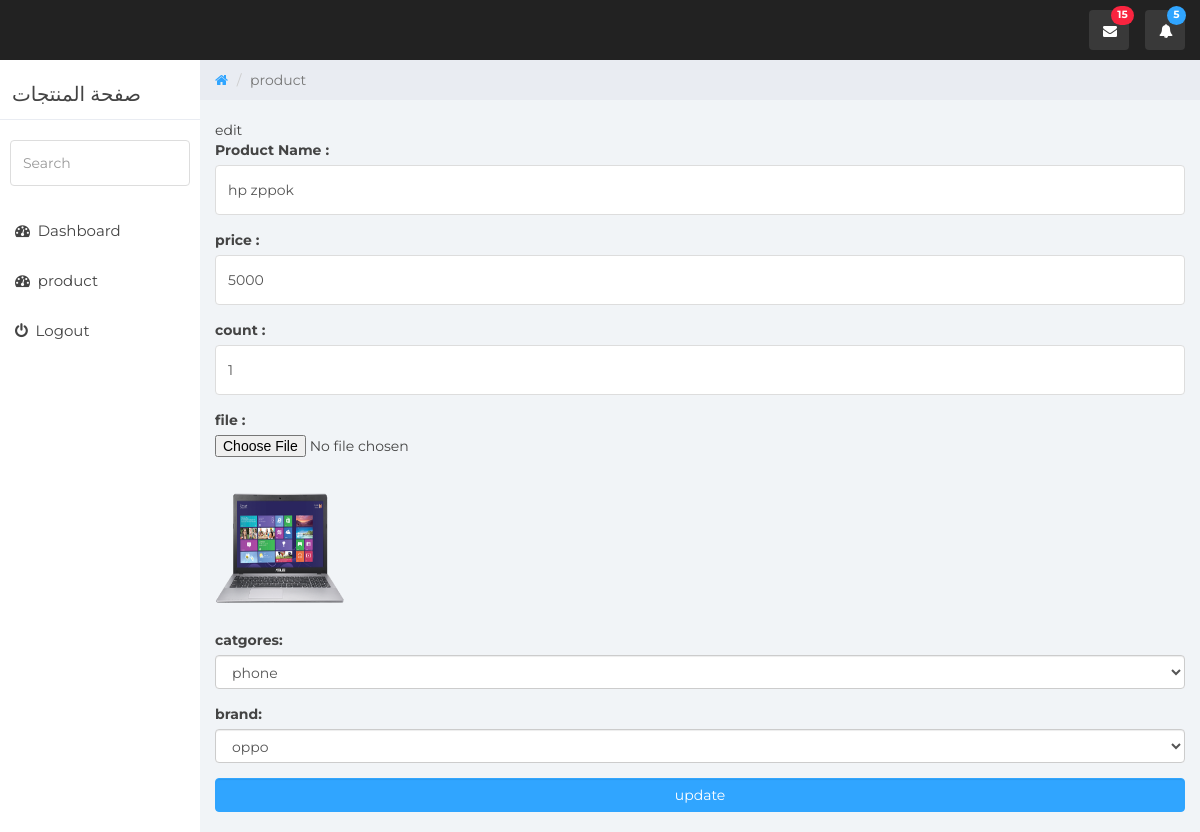
Screenshot of /admin/product.php?action=edit&id=1 with the database file from the repository.
### tables this page shows
CREATE TABLE `products` (
  `name` varchar(255) NOT NULL,
  `id` int(11) NOT NULL,
  `price` int(11) NOT NULL,
  `image` varchar(255) NOT NULL,
  `cat` int(11) NOT NULL,
  `brand` int(11) NOT NULL,
  `count` int(11) NOT NULL,
  `description` varchar(255) NOT NULL
);

### admin/ALLPRO/edit.php (the view, shortened to what this page needs)
edit
<?php
$coon= new mysqli("localhost","root","","project_samir");
    $id=$_GET['id'];
    $select="SELECT * FROM products WHERE  id='$id'";
    $result= $coon -> query($select);
    $pro =$result ->fetch_assoc();
?>
<!DOCTYPE html>
<html lang="en">
<head>
</head>
<body>
<form action=" ALLPRO/doedit.php?id=<? $id ?>" method="post"  >
    <div class="form-group">
        <label for="name" style="font-weight: bold;">Product Name :</label>
        <input style="height:50px;" type="text" class="form-control  " name="name" value="<?= $pro['name'] ?>" >
    </div>
    <div class="form-group">
        <label for="name" style="font-weight: bold;">price :</label>
        <input style="height:50px;" type="number" class="form-control  " name="price" value="<?= $pro['price'] ?>">
    </div>
    <div class="form-group">
        <label for="name" style="font-weight: bold;">count :</label>
        <input style="height:50px;" type="number" class="form-control  " name="count" value="<?= $pro['count'] ?>">
    </div>
    <div class="form-group">
        <label for="" style="font-weight: bold;">file :</label>
        <input style="height:50px;" type="file" class="  " name=" image">
        <img src="assets/<?= $pro['image'] ?>" style="width:130px; height:130px">
    </div>
    <div class="form-group">
    <label for="" style="font-weight: bold;">catgores:</label>
     <select name="catgory"  class="form-control " >
     <?php
        $select="SELECT * FROM catgory ";
        $result= $coon ->query($select);
    while ( $cat=   $result -> fetch_assoc()) {
     ?>
  <option value="<?= $cat ['id'] ?>"><?= $cat ['name'] ?></option>
        <?php
        }
        ?>
        </select>
    </div>
    <div class="form-group">
    <label for="" style="font-weight: bold;">brand:</label>
     <select name="brand" id="" class="form-control " >
     <?php
        $select="SELECT * FROM brand ";
        $result= $coon ->query($select);
    while ( $brand=   $result -> fetch_assoc()) {
     ?>
  <option value="<?= $brand ['id'] ?>"><?= $brand ['name'] ?></option>
        <?php
        }
        ?>
        </select>
    </div>
    <button type="submit" class=" form-control btn btn-primary"> update </button>
</body>
</html>

### admin/css/styles.css (style rules this page uses)
body { background: #f1f4f7; padding-top: 60px; font-size: 14px; color: #444444; font-family: "Montserrat", "Helvetica Neue", Helvetica, Arial, sans-serif; }
input.form-control { border: 1px solid #ddd; box-shadow: none; height: 46px; }
.btn-primary, .btn-primary:hover, .btn-primary:focus, .btn-primary:active, .btn-primary.active, .open > .dropdown-toggle.btn-primary, .btn-primary.disabled, .btn-primary[disabled], fieldset[disabled] .btn-primary, .btn-primary.disabled:hover, .btn-primary[disabled]:hover, fieldset[disabled] .btn-primary:hover, .btn-primary.disabled:focus, .btn-primary[disabled]:focus, fieldset[disabled] .btn-primary:focus, .btn-primary.disabled:active, .btn-primary[disabled]:active, fieldset[disabled] .btn-primary:active, .btn-primary.disabled.active, .btn-primary[disabled].active, fieldset[disabled] .btn-primary.active { background-color: #30a5ff; border-color: #30a5ff; }

### rows the page displays
products: name "hp zppok", price "5000", count "1", image (picture)

### other values shown
form field catgory "phone"
form field brand "oppo"
